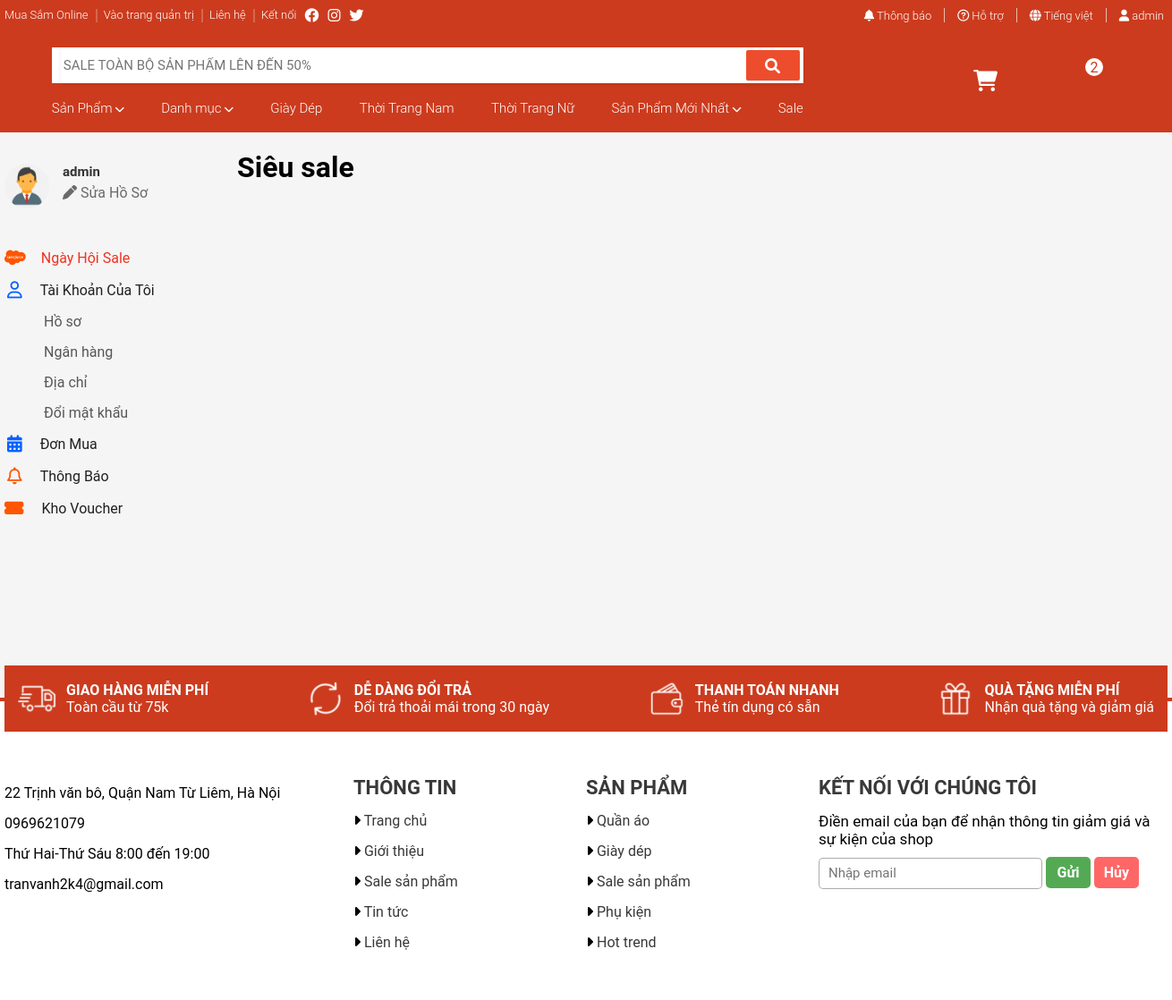
/index.php?action=user&user=sieu-sale (signed in), run on the app's committed database.
### tables this page shows
CREATE TABLE `users` (
  `user_id` int(11) NOT NULL,
  `first_name` varchar(100) NOT NULL,
  `last_name` varchar(100) NOT NULL,
  `email` varchar(100) NOT NULL,
  `user_image` varchar(255) DEFAULT NULL,
  `password` varchar(100) NOT NULL,
  `phone` varchar(100) DEFAULT NULL,
  `date` date NOT NULL,
  `address` varchar(255) DEFAULT NULL,
  `gender` varchar(10) NOT NULL,
  `role` int(11) NOT NULL DEFAULT 0
);

### views/user/user.php (the view)
<link rel="stylesheet" href="./css/user.css">
<main>
    <div class="main-user container">
        <div class="user-menu">
            <div class="img-user">
                <div class="updateForm">
                    <img src="./public/upload/image/user/<?= $user['user_image'] ?>" alt="">
                    <div class="update-userImg">
                        <h5><?= $user['first_name']." ".$user['last_name'] ?></h5>
                        <a href="index.php?action=user&user=tai-khoan-cua-toi"><i class="fa-solid fa-pen"></i> Sửa Hồ Sơ</a>
                    </div>
                </div>
                <div class="menu-item">
                    <div class="sale">
                        <a href="index.php?action=user&user=sieu-sale" class="asale <?= $userAction == 'sieu-sale' ? 'sticky' : '' ?>">
                            <div class="icon">
                                <i class="fa-brands fa-salesforce"></i>
                            </div>
                            <div class="sale-text span-text span-pd">
                                <span>Ngày Hội Sale</span>
                            </div>
                        </a>
                    </div>
                    <div class="account">
                        <a href="index.php?action=user&user=tai-khoan-cua-toi" id="aacount" class="aacount">
                            <div class="icon ic__ac">
                                <i class="fa-regular fa-user"></i>
                            </div>
                            <div class="sale-text span-text">
                                <span id="clickTop">Tài Khoản Của Tôi</span>
                            </div>
                        </a>
                        <div class="account-content account-content-open">
                            <div class="account-content-item">
                                <a href="index.php?action=user&user=tai-khoan-cua-toi&profile=ho-so" class="add_atc_cl <?= ($profile =='ho-so') ? 'sticky' : "" ?>" data-target="box1"><span>Hồ sơ</span></a>
                                <a href="index.php?action=user&user=tai-khoan-cua-toi&profile=ngan-hang" class="add_atc_cl <?= $profile=='ngan-hang' ? 'sticky' : "" ?>" data-target="box2"><span>Ngân hàng</span></a>
                                <a href="index.php?action=user&user=tai-khoan-cua-toi&profile=dia-chi" class="add_atc_cl <?= $profile=='dia-chi' ? 'sticky' : "" ?>" data-target="box3"><span>Địa chỉ</span></a>
                                <a href="index.php?action=user&user=tai-khoan-cua-toi&profile=change-page" class="add_atc_cl <?= $profile=='change-page' ? 'sticky' : "" ?>" data-target="box4"><span>Đổi mật khẩu</span></a>
                            </div>
                        </div>
                    </div>
                    <div class="single">
                        <a href="index.php?action=user&user=don-mua" id="singleID" class="single-text <?= $userAction == 'don-mua' ? 'sticky' : '' ?>">
                            <div class="icon">
                                <i class="fa-solid fa-calendar-days"></i>
                            </div>
                            <div class="sale-text span-text">
                                <span id="clickTop">Đơn Mua</span>
                            </div>
                        </a>
                    </div>
                    <div class="nomationS">
                        <a href="index.php?action=user&user=thong-bao" id="anomationID" class="anomation <?= $userAction == 'thong-bao' ? 'sticky' : '' ?>">
                            <div class="icon">
                                <i class="fa-regular anomation__menu__icon fa-bell"></i>
                            </div>
                            <div class="sale-text span-text">
                                <span id="clickTop">Thông Báo</span>
                            </div>
                        </a>
                    </div>
                    <div class="voucher">
                        <a href="index.php?action=user&user=voucher" class="avoucher <?= $userAction == 'voucher' ? 'sticky' : '' ?>">
                            <div class="icon">
                                <i class="fa-sharp fa-solid fa-ticket-simple"></i>
                            </div>
                            <div class="sale-text span-text">
                                <span id="clickTop">Kho Voucher</span>
                            </div>
                        </a>
                    </div>
                </div>
            </div>
        </div>
        <div class="user-form">
            <?php
                if(isset($_GET['action']) && isset($_GET['user'])) {
                    $action = $_GET['action'];
                    $userAction = $_GET['user'];
                    if ($action == "user" && $userAction == "sieu-sale") {
                        include "sale.php";
                    } else if($action == "user" && $userAction == "tai-khoan-cua-toi") {
                        $userProfile = select__userByid($userID);
                        if(isset($_POST['updateAccount'])) {
                            $oldImage = $_POST['oldImage'];
                            $filename = "";
                            if($_FILES['image']['name']) {
                                $filename = time().basename($_FILES['image']['name']);
                                $target = "./public/upload/image/user/".$filename;
                                move_uploaded_file($_FILES['image']['tmp_name'],$target);
                            }
                            updateAccount($userID,$_POST['first_name'],$_POST['last_name'],$_POST['email'],$filename ? $filename : $oldImage,$_POST['phone'],$_POST['date'],$_POST['address'],$_POST['gender']);
                            $success_change = '
                                <div style="display:flex;" class="group_content__succesS">
                                    <div class="group_content__Animation__success__icon">
                                        <i class="fa-regular fa-circle-check check__squa"></i>
                                    </div>
                                    <div class="group_content__Animation__success">
                                        Đổi mật khẩu thành công
                                    </div>
                                </div>
                            ';
                        }
                        include "thongtin.php";
                    } else if($action == "user" && $userAction == "don-mua") {
                        $load_order_all = load_all_order($userID);
                        $load_order_choxacnhan = load_bill_choxacnhan($userID);
                        $load_order_daxacnhan = load_bill_daxacnhan($userID);
                        $load_order_danggiao = load_bill_danggiao($userID);
                        $load_order_hoanthanh = load_bill_hoanthanh($userID);
                        $load_order_dahuy = load_bill_dahuy($userID);
                        include "donmua.php";
                    } else if($action == "user" && $userAction == "thong-bao") {
                        include "thongbao.php";
                    } else if($action == "user" && $userAction == "order_detail") {
                        $id_order = $_GET['id_order'] ?? "";
                        $order_detail = load_bill_byid($id_order, $userID);
                        include "hoadonchitiet.php";
                    } else if($action == "user" && $userAction == "voucher") {
                        include "voucher.php";
                    } else {
                        include "donmua.php";
                    }
                } else {
                    $userProfile = select__userByid($userID);
                    include "thongtin.php";
                }
            ?>
        </div>
    </div>
</main>

### views/viewblock/header.php (shortened to what the rows shown need)
<!DOCTYPE html>
<html lang="en">
<head>
    <link rel="stylesheet" href="https://cdnjs.cloudflare.com/ajax/libs/font-awesome/6.0.0/css/all.min.css" />
    <link rel="stylesheet" href="./css/loadding.css">
    <link rel="stylesheet" href="./css/danhmuc.css">
</head>
<body>
    <div class="wrapper">
        <header>
            <div class="header-top container">
                <div class="btn-span">
                        <?php
                            if($user) {
                                ?>
                                    <nav class="navTop">
                                        <ul class="userTop">
                                            <li class="boxUser">
                                                <a href="index.php?action=user" class="userLog nomation"><i class="fa-solid fa-user"></i> <?= $user ? $user['first_name']." ".$user['last_name'] : "" ?></a>
                                            </li>
                                        </ul>
                                    </nav>
                                <?php
                            }
                        ?>
                </div>
            </div>
        </header>

### data on the page
users: first_name "admin", user_image (picture)

### other printed values
$countProduct_cart['countProduct_cart'] "2"
